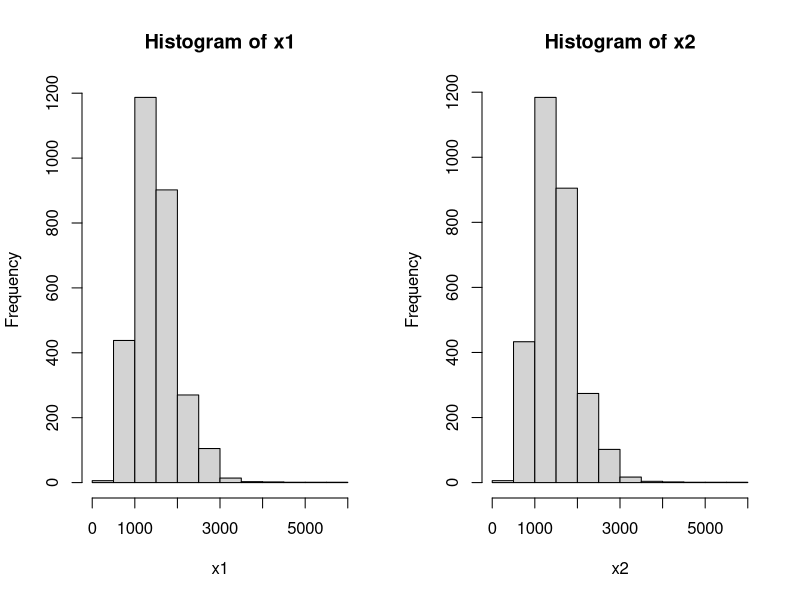

The R script that drew this image:

# read in the ames data
ames <- read.csv( "../datasets/ames_housing.csv" )
head( ames )
str( ames )

x1 <- ames$First_Flr_SF + ames$Second_Flr_SF
x2 <- ames$Gr_Liv_Area

par( mfrow = c(1,2) )
hist( x1 )
hist( x2 )

summary( x1 )
summary( x2 )

x1new <- rev( x1 )

summary( x1 )
summary( x1new )

summary( x1 == x2 )

summary( x1 == x1new )

summary( x2 - x1 )


# logical < integer < double (numeric) < [complex] < character
as.integer( TRUE )
v <- c(1,NA,7,8,NA,NA)
is.na(v)
sum( is.na(v) )

as.double( TRUE )

as.character( TRUE )

"TRUE" == TRUE

identical( "TRUE", TRUE )


# read in data from homework
ith <- read.csv("../datasets/ithaca_weather_2022.csv")
head(ith)
str(ith)


?as.Date

d <- as.Date( as.character(ith$date), "%Y%m%d" )
class(d)
typeof(d)

d[1:10]

d[5] - d[4]

format(as.Date("0000-01-01"), "%A" )


